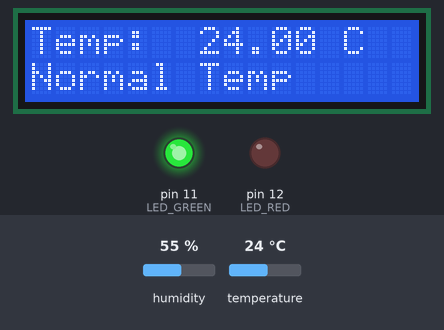
A program run on a simulated Arduino Uno, built with avr-gcc and run on an emulated ATmega328P. Shown: 16×2 character LCD, output pins drawn as LEDs (lit = HIGH). Inputs (shaded band) come from the test bench; at power-on: temperature 24 °C, humidity 55 %.

Above: at 2.7 s.
2.8 s: temperature set to 12 °C
At 5.1 s:
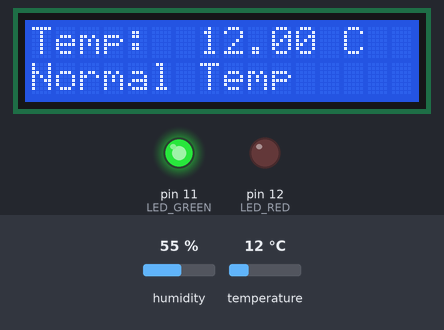
5.8 s: temperature set to 19 °C
At 6.7 s:
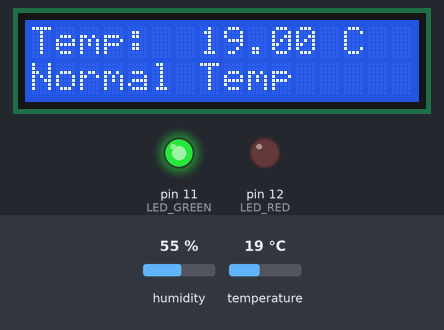
12.2 s: temperature set to 28 °C
At 12.8 s:
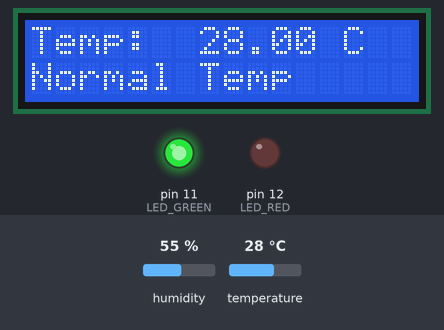
Timing chart, 0 to 15.2 s (numbered marks = the images above; inputs shaded):
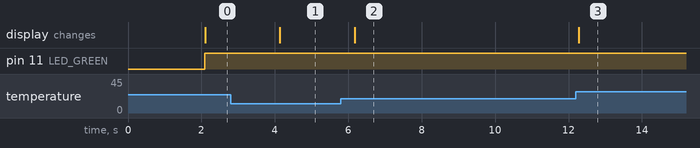

Measured:
- after the input at 2.8 s, the display: changes after 1.3 s (image 1)
- after the input at 5.8 s, the display: changes after 0.37 s (image 2)
- after the input at 12.2 s, the display: changes after 0.08 s (image 3)

The program:

main.cpp
```cpp
#include <Arduino.h>
#include "DHT.h"
#include <LiquidCrystal_I2C.h>

LiquidCrystal_I2C lcd(0x27, 16, 2);

#define DHTPIN 13
#define DHTTYPE DHT22

#define LED_RED 12
#define LED_GREEN 11
#define BUZZER 10

DHT dht(DHTPIN, DHTTYPE);

void setup() {
  dht.begin();
  lcd.init();
  lcd.backlight();
  lcd.clear();

  pinMode(LED_RED, OUTPUT);
  pinMode(LED_GREEN, OUTPUT);
  pinMode(BUZZER, OUTPUT);
}

void loop() {

  delay(2000);

  float t = dht.readTemperature();

  lcd.clear();
  lcd.setCursor(0, 0);
  lcd.print(F("Temp: "));
  lcd.setCursor(7, 0);
  lcd.print(t);
  lcd.setCursor(12, 0);
  lcd.print(F(" C "));

  if(t>=45){
    tone(BUZZER,1400);
    digitalWrite(LED_RED,HIGH);
    digitalWrite(LED_GREEN,LOW);
    lcd.setCursor(0, 1);
    lcd.print("Fire Alert!");
  }
  else{
    noTone(BUZZER);
    digitalWrite(LED_RED,LOW);
    digitalWrite(LED_GREEN,HIGH);
    lcd.setCursor(0, 1);
    lcd.print("Normal Temp");
  }
}
```
